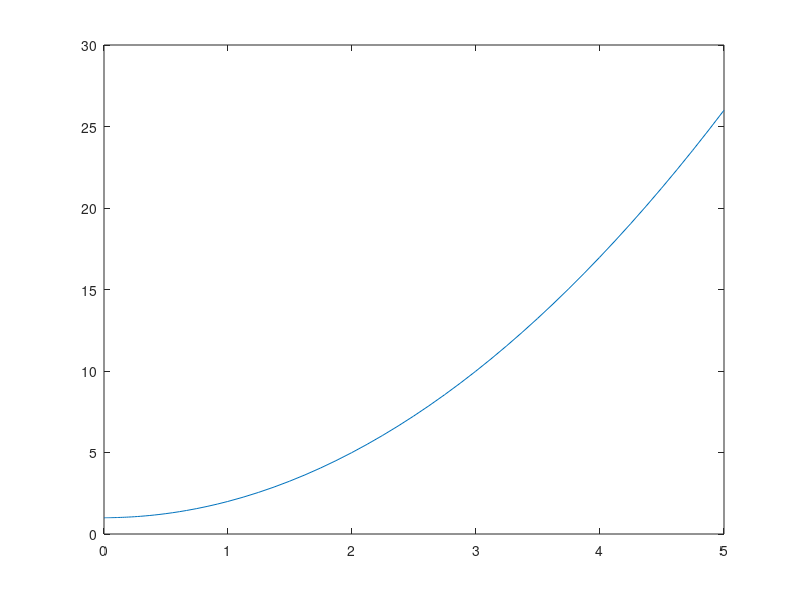
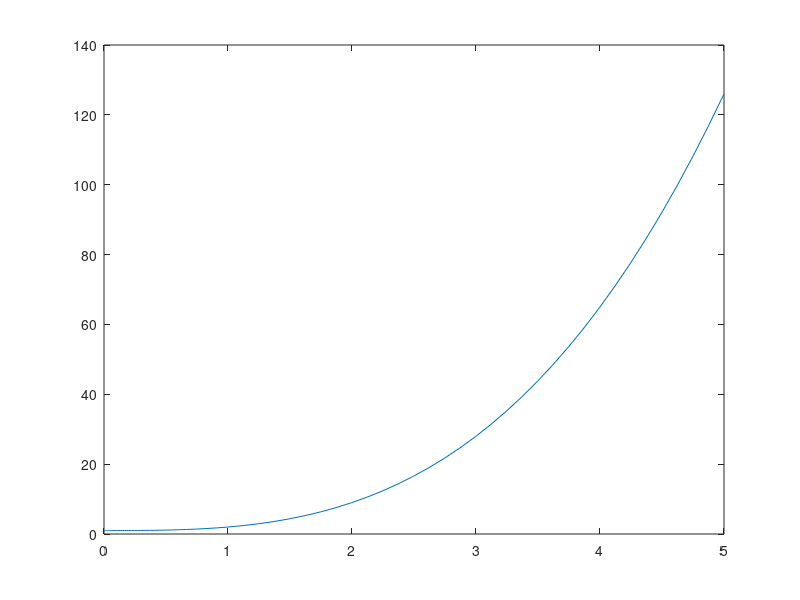

The MATLAB script that drew these images, in order:
% naloga 0

% a) y' = 2t, y0 = 1, na [0, 5];
% tocna resitev: y(t) = t^2 + 1
y0 = 1;
interval = [0 5];
f_rhs = @(t,y) 2*t;
[t,y] = ode45(f_rhs,interval,y0);

plot(t,y);


% b) y'' = 6t, y0 = 1, y0' = 0
% tocna resitev: y(t) = t^3 + 1
y0 = [1;0];
f_rhs2 = @(t,y) [y(2);6*t];
[t,y] = ode45(f_rhs2,interval,y0);

% prvi stolpec vsebuje vrednost y, drugi stolpec vrednosti y'
figure
plot(t,y(:,1)) 

